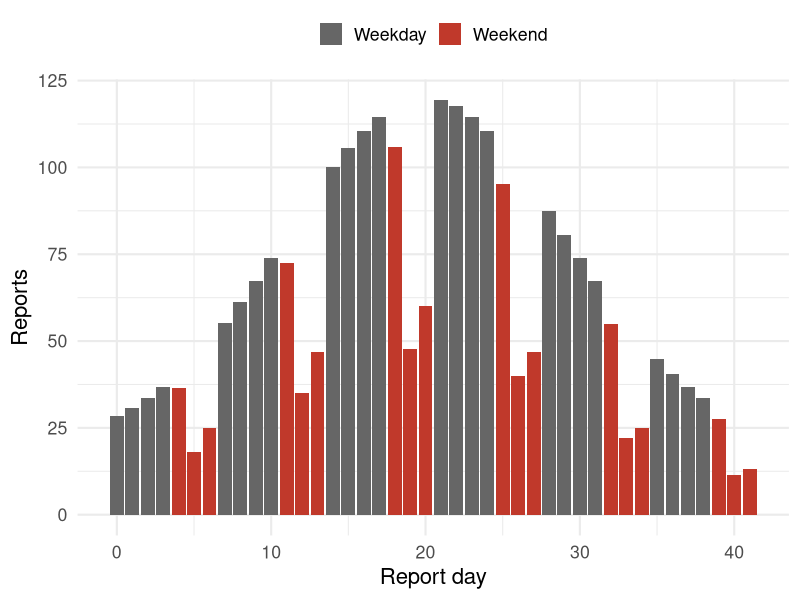
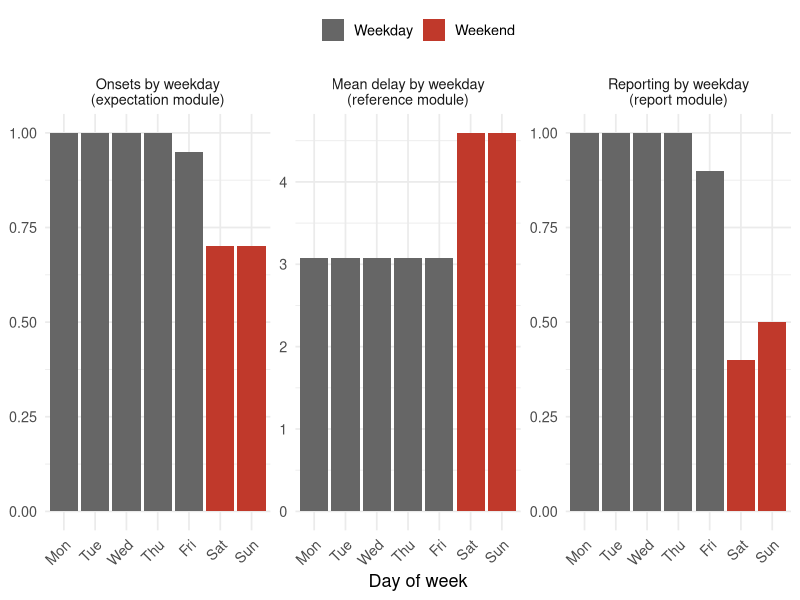
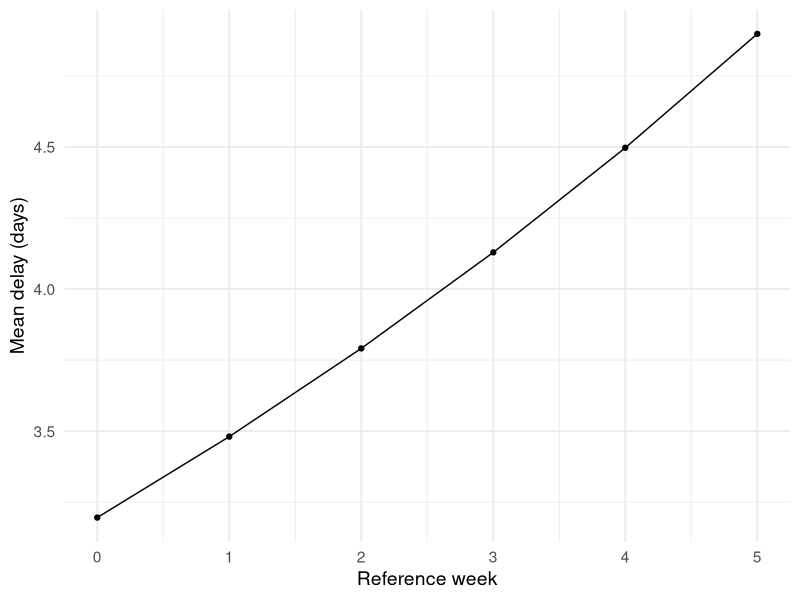

Source code (R) for these figures, in order:
## ---- chunk 1
library("dplyr")
library("tidyr")
library("ggplot2")
set.seed(1)
days <- 0:41
ref_dow_effect <- c(1, 1, 1, 1, 0.95, 0.7, 0.7)
rep_dow_effect <- c(1, 1, 1, 1, 0.9, 0.4, 0.5)
base <- 100 * dnorm(days, mean = 20, sd = 9) /
  max(dnorm(days, mean = 20, sd = 9)) + 20
weekend_fill <- scale_fill_manual(
  values = c("FALSE" = "grey40", "TRUE" = "#c0392b"),
  labels = c("Weekday", "Weekend"), name = NULL
)
## ---- chunk 2
tibble(day = days, reports = base * rep_dow_effect[(days %% 7) + 1]) |>
  ggplot(aes(day, reports, fill = (day %% 7) >= 4)) +
  geom_col() +
  weekend_fill +
  labs(x = "Report day", y = "Reports") +
  theme_minimal(base_size = 16) +
  theme(legend.position = "top")
## ---- chunk 3
sdlog <- 0.5
dows <- c("Mon", "Tue", "Wed", "Thu", "Fri", "Sat", "Sun")
# Longer delay for weekend onsets (a reference-date effect on the delay)
delay_meanlog_dow <- c(1, 1, 1, 1, 1, 1.4, 1.4)
tibble(
  dow = factor(dows, levels = dows),
  weekend = dows %in% c("Sat", "Sun"),
  `Onsets by weekday\n(expectation module)` = ref_dow_effect,
  `Mean delay by weekday\n(reference module)` =
    exp(delay_meanlog_dow + sdlog^2 / 2),
  `Reporting by weekday\n(report module)` = rep_dow_effect
) |>
  pivot_longer(
    -c(dow, weekend), names_to = "effect", values_to = "value"
  ) |>
  mutate(effect = factor(effect, levels = unique(effect))) |>
  ggplot(aes(dow, value, fill = weekend)) +
  geom_col() +
  facet_wrap(~effect, scales = "free_y") +
  weekend_fill +
  labs(x = "Day of week", y = NULL) +
  theme_minimal(base_size = 13) +
  theme(
    legend.position = "top",
    axis.text.x = element_text(angle = 45, hjust = 1)
  )
## ---- chunk 4
sdlog <- 0.5
tibble(day = days) |>
  mutate(
    meanlog = 1 + 0.5 * day / max(days),
    mean_delay = exp(meanlog + sdlog^2 / 2),
    week = day %/% 7
  ) |>
  summarise(mean_delay = mean(mean_delay), .by = week) |>
  ggplot(aes(week, mean_delay)) +
  geom_line() +
  geom_point() +
  labs(x = "Reference week", y = "Mean delay (days)") +
  theme_minimal(base_size = 14)
